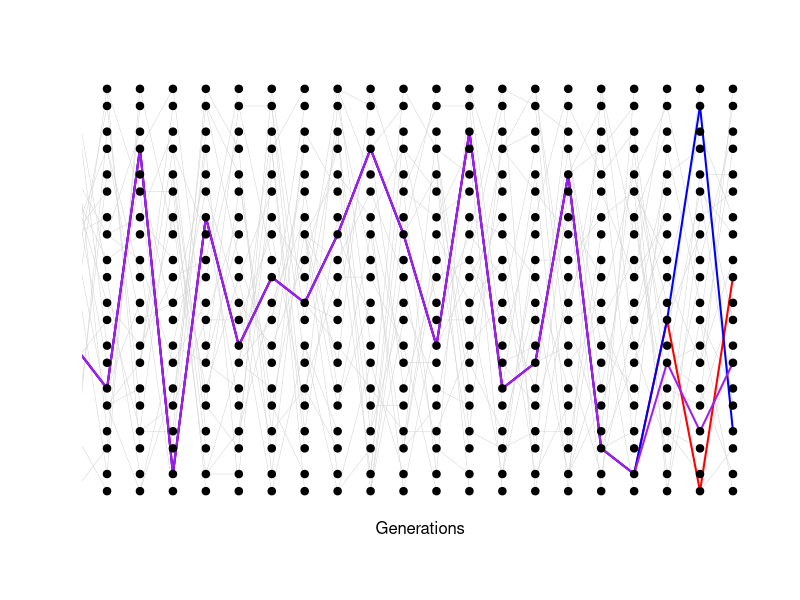

Recreate this plot in R.
N<-10
offset<-0.2

num.gens<-20
plot(c(1,num.gens),c(1,N),type="n",axes=FALSE,xlab="",ylab="")
mtext(side=1,line=1,"Generations")
num.tracked<-3
track.this.allele<-vector("list", 2*N)

track.this.allele[sample(1:(2*N),num.tracked)]<-1:num.tracked

track.this.allele.next.gen<-vector("list", 2*N)
col.allele<-  c("red","blue","purple") #c("red","blue")  
for(i in num.gens:1){
	
for(ind in 1:N){
	
		par<-sample(1:N,2,replace=FALSE)
		which.allele<-sample(c(-1,1),1)
		lines(c(i,i-1), c(ind-offset,par[1]+which.allele*offset),col="light grey",lwd=0.5)
		if(!is.null(track.this.allele[[2*ind-1]])){
			this.one<-2*par[1] +ifelse(which.allele==1,0,-1); 
			track.this.allele.next.gen[[this.one]]  <- c(track.this.allele.next.gen[[this.one]],track.this.allele[[2*ind-1]])
			}
			
		which.allele<-sample(c(-1,1),1)
		lines(c(i,i-1), c(ind+offset,par[2]+which.allele*offset),col="light grey",lwd=0.5)
		if(!is.null(track.this.allele[[2*ind]])){ 
					this.one<-2*par[2] +ifelse(which.allele==1,0,-1); 
			track.this.allele.next.gen[[ this.one]]  <- c(track.this.allele.next.gen[[this.one]],track.this.allele[[2*ind]])
			}
#		recover()
	}
	for(this.allele in 1:num.tracked){ 
		daughter<-which(sapply(track.this.allele,function(allele){any(allele==this.allele)}))
		parent<-which(sapply(track.this.allele.next.gen,function(allele){any(allele==this.allele)}))
		lines(c(i,i-1), c(ceiling(daughter/2)+offset* ifelse(daughter %% 2,-1,1) ,ceiling(parent/2) + offset*ifelse(parent %% 2,-1,1) ),col=col.allele[this.allele],lwd=2)
		}
		
	points(rep(i,N),1:N+offset, pch=19,cex=1)
	points(rep(i,N),1:N-offset, pch=19,cex=1)
	 track.this.allele<-track.this.allele.next.gen
	 track.this.allele.next.gen<-vector("list", 2*N)
	}
